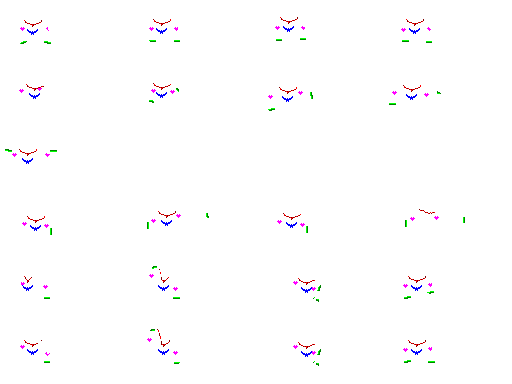
#> input picture Demolition Men/Assets/Resources/LookOverlays/P1/+Demolition_man.png, 512 x 384 px
$ python player_fit.py '../../Demolition Men/Assets/Resources/LookOverlays/P1/+Demolition_man.png' out.png
#> lines starting #> are read from the running program, lines starting #| are printed output that depends on the picture
"""Fit a generated player pose to the player sheet.

The character's colours snap to the 18 colours of the hand-drawn player sheet; only
colours far from all of them (props: a vest, a blueprint, a radio) snap to the master
palette's material and accent ramps. Alpha becomes hard.

    python tools/artpipe/player_fit.py in.png out.png [--scale 0.5] [--sign-border]

--scale shrinks with a box filter first (a render whose warning sign is wider than the
sheet's 14 px). --sign-border adds the sheet's 1 px white ring around the sign.
"""
import argparse
import os

import numpy as np
from PIL import Image

from palette import RAMPS

SHEET_PNG = os.path.join(os.path.dirname(__file__), "..", "..", "Demolition Men", "Assets",
                         "Animations", "Player_1", "+Demolition_man.png")
PROP_RAMPS = ("brick", "wood", "steel", "concrete", "rust", "hazard", "sea", "warm", "leaf",
              "nightglass")
SIGN_YELLOW = {(0xFF, 0xC0, 0x55), (0xFF, 0xE0, 0x8B)}
NEAR_SHEET = 45  # RGB distance under which a colour belongs to the character


def sheet_colors():
    im = Image.open(SHEET_PNG).convert("RGBA")
    return np.array(sorted({p[:3] for p in im.get_flattened_data() if p[3] == 255}), float)


def snap(im, sheet):
    props = np.array([c for k in PROP_RAMPS for c in RAMPS[k]], float)
    both = np.vstack([sheet, props])
    a = np.array(im.convert("RGBA")).astype(float)
    rgb = a[:, :, :3].reshape(-1, 3)
    d = ((rgb[:, None] - sheet[None]) ** 2).sum(2)
    near = d.min(1) < NEAR_SHEET ** 2
    far = both[((rgb[:, None] - both[None]) ** 2).sum(2).argmin(1)]
    col = np.where(near[:, None], sheet[d.argmin(1)], far)
    out = np.zeros_like(a)
    out[:, :, :3] = col.reshape(a.shape[0], a.shape[1], 3)
    out[:, :, 3] = np.where(a[:, :, 3] >= 128, 255, 0)
    return Image.fromarray(out.astype("uint8"))


def sign_border(im):
    a = np.array(im)
    h, w = a.shape[:2]
    yellow = np.array([[tuple(a[y, x, :3]) in SIGN_YELLOW and a[y, x, 3] > 0 for x in range(w)]
                       for y in range(h)], bool)
    if not yellow.any():
        return im
    ys, xs = np.nonzero(yellow)
    box = np.zeros_like(yellow)
    box[ys.min():ys.max() + 1, xs.min():xs.max() + 1] = True
    black = (a[:, :, :3].sum(2) == 0) & (a[:, :, 3] > 0)
    sign = yellow | (black & box)
    grown = sign.copy()
    grown[1:] |= sign[:-1]
    grown[:-1] |= sign[1:]
    grown[:, 1:] |= sign[:, :-1]
    grown[:, :-1] |= sign[:, 1:]
    a[grown & ~sign] = (255, 255, 255, 255)
    return Image.fromarray(a)


def main():
    ap = argparse.ArgumentParser(description=__doc__, formatter_class=argparse.RawDescriptionHelpFormatter)
    ap.add_argument("src")
    ap.add_argument("dst")
    ap.add_argument("--scale", type=float, default=1.0)
    ap.add_argument("--sign-border", action="store_true")
    args = ap.parse_args()

    im = Image.open(args.src).convert("RGBA")
#> im is the input picture: PIL image 512x384 RGBA; mean R, G, B, A 1, 0.4, 1.2, 2.4
    im = im.crop(im.getbbox())
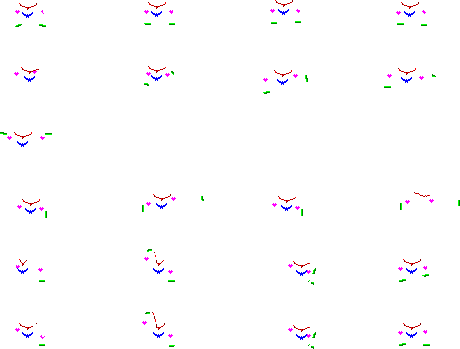
#> im: PIL image 460x349 RGBA; mean R, G, B, A 1.2, 0.5, 1.5, 2.9; transparent parts drawn white
    if args.scale != 1.0:
        im = im.resize((round(im.width * args.scale), round(im.height * args.scale)), Image.BOX)
    sheet = sheet_colors()
    im = snap(im, sheet)
    if args.sign_border:
        im = sign_border(im)
    allowed = {tuple(int(v) for v in c) for c in np.vstack([sheet, [c for k in PROP_RAMPS for c in RAMPS[k]]])}
    allowed.add((255, 255, 255))
    used = {p[:3] for p in im.get_flattened_data() if p[3]}
    assert used <= allowed, f"off-palette colours: {sorted(used - allowed)[:5]}"
    im.save(args.dst)
    print(f"{args.dst}: {im.width}x{im.height}, {len(used)} colours")


if __name__ == "__main__":
#> (the run stopped early here; a loop or call above may not have finished)
